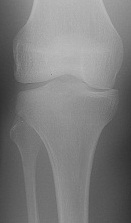
#> input picture xray.jpeg, 131 x 223 px, found by its file name
$ python sobelOperator.py   (older library calls are emulated)
#> lines starting #> are read from the running program, lines starting #| are printed output that depends on the picture
import cv2
img = cv2.imread('xray.jpeg')
#> img is the input picture: shape (223, 131, 3); min 49, max 189, mean 123.8
gray = cv2.cvtColor(img, cv2.COLOR_BGR2GRAY)
img_gaussian = cv2.GaussianBlur(gray, (3, 3), 0)
img_sobelx = cv2.Sobel(img_gaussian, cv2.CV_8U, 1, 0, ksize=5)
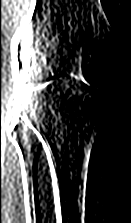
#> img_sobelx: shape (223, 131); min 0, max 255, mean 68.7
img_sobely = cv2.Sobel(img_gaussian, cv2.CV_8U, 0, 1, ksize=5)
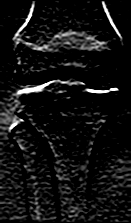
#> img_sobely: shape (223, 131); min 0, max 255, mean 18.5
img_sobel = img_sobelx + img_sobely
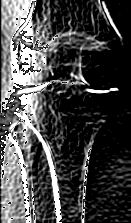
#> img_sobel: shape (223, 131); min 0, max 255, mean 71.4
cv2.imshow("Original Image", img)
cv2.imshow("Sobel X", img_sobelx)
cv2.imshow("Sobel Y", img_sobely)
cv2.imshow("Sobel", img_sobel)
cv2.waitKey(0)
cv2.destroyAllWindows()

$ run again, with bacteria2.jpeg copied over xray.jpeg
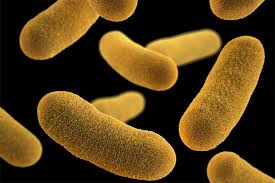
#> input picture bacteria2.jpeg, 275 x 183 px, found by its file name
#> img is the input picture: shape (183, 275, 3); mean B, G, R 23.2, 62.3, 85.9
#> `img_gaussian = cv2.GaussianBlur(gray, (3, 3), 0)`:
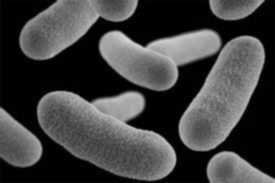
#> img_gaussian: shape (183, 275); min 0, max 213, mean 64.9
#> `img_sobel = img_sobelx + img_sobely`:
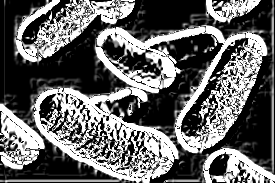
#> img_sobel: shape (183, 275); min 0, max 255, mean 101.1
